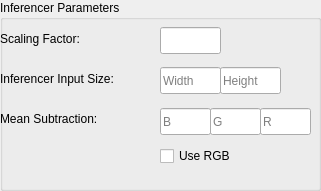
                    <widget class="QGroupBox" name="deployer_groupBox_inferencer_params">
                        <property name="geometry">
                            <rect>
                                <x>860</x>
                                <y>460</y>
                                <width>321</width>
                                <height>191</height>
                            </rect>
                        </property>
                        <property name="title">
                            <string>Inferencer Parameters</string>
                        </property>
                        <widget class="QCheckBox" name="deployer_checkBox_use_rgb">
                            <property name="geometry">
                                <rect>
                                    <x>160</x>
                                    <y>145</y>
                                    <width>97</width>
                                    <height>22</height>
                                </rect>
                            </property>
                            <property name="text">
                                <string>Use RGB</string>
                            </property>
                        </widget>
                        <widget class="QLabel" name="label_210">
                            <property name="geometry">
                                <rect>
                                    <x>0</x>
                                    <y>30</y>
                                    <width>141</width>
                                    <height>17</height>
                                </rect>
                            </property>
                            <property name="text">
                                <string>Scaling Factor:</string>
                            </property>
                        </widget>
                        <widget class="QLineEdit" name="deployer_lineEdit_inferencer_scaling_factor">
                            <property name="geometry">
                                <rect>
                                    <x>160</x>
                                    <y>27</y>
                                    <width>61</width>
                                    <height>27</height>
                                </rect>
                            </property>
                        </widget>
                        <widget class="QLineEdit" name="deployer_lineEdit_mean_sub_blue">
                            <property name="geometry">
                                <rect>
                                    <x>160</x>
                                    <y>108</y>
                                    <width>51</width>
                                    <height>27</height>
                                </rect>
                            </property>
                            <property name="placeholderText">
                                <string>B</string>
                            </property>
                        </widget>
                        <widget class="QLineEdit" name="deployer_lineEdit_mean_sub_green">
                            <property name="geometry">
                                <rect>
                                    <x>210</x>
                                    <y>108</y>
                                    <width>51</width>
                                    <height>27</height>
                                </rect>
                            </property>
                            <property name="placeholderText">
                                <string>G</string>
                            </property>
                        </widget>
                        <widget class="QLineEdit" name="deployer_lineEdit_mean_sub_red">
                            <property name="geometry">
                                <rect>
                                    <x>260</x>
                                    <y>108</y>
                                    <width>51</width>
                                    <height>27</height>
                                </rect>
                            </property>
                            <property name="placeholderText">
                                <string>R</string>
                            </property>
                        </widget>
                        <widget class="QLabel" name="label_32">
                            <property name="geometry">
                                <rect>
                                    <x>0</x>
                                    <y>110</y>
                                    <width>131</width>
                                    <height>17</height>
                                </rect>
                            </property>
                            <property name="text">
                                <string>Mean Subtraction:</string>
                            </property>
                        </widget>
                        <widget class="QLabel" name="label_42">
                            <property name="geometry">
                                <rect>
                                    <x>0</x>
                                    <y>70</y>
                                    <width>161</width>
                                    <height>17</height>
                                </rect>
                            </property>
                            <property name="text">
                                <string>Inferencer Input Size:</string>
                            </property>
                        </widget>
                        <widget class="QLineEdit" name="deployer_lineEdit_inferencer_input_width">
                            <property name="geometry">
                                <rect>
                                    <x>160</x>
                                    <y>67</y>
                                    <width>61</width>
                                    <height>27</height>
                                </rect>
                            </property>
                            <property name="inputMask">
                                <string/>
                            </property>
                            <property name="placeholderText">
                                <string>Width</string>
                            </property>
                        </widget>
                        <widget class="QLineEdit" name="deployer_lineEdit_inferencer_input_height">
                            <property name="geometry">
                                <rect>
                                    <x>220</x>
                                    <y>67</y>
                                    <width>61</width>
                                    <height>27</height>
                                </rect>
                            </property>
                            <property name="placeholderText">
                                <string>Height</string>
                            </property>
                        </widget>
                    </widget>
